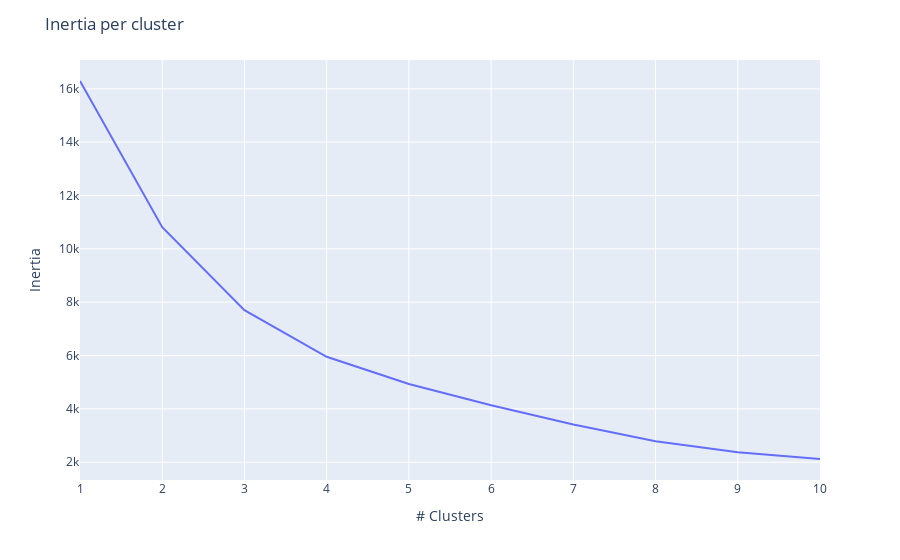

Source (notebook cell):
### Code cell
# Create DataFrame
wcss_frame = pd.DataFrame(wss)
k_frame = pd.Series(k)

# Create figure
fig= px.line(
    wcss_frame,
    x=k_frame,
    y=wcss_frame.iloc[:,-1]
)

# Create title and axis labels
fig.update_layout(
    yaxis_title="Inertia",
    xaxis_title="# Clusters",
    title="Inertia per cluster"
)

# Render
#fig.show(renderer="notebook")
fig.show()

### Figure 1 — Plotly figure (JSON) as saved in the notebook; plotly's stock layout.template omitted (floating-point values rounded to 4 significant figures)
{"data": [{"hovertemplate": "x=%{x}<br>y=%{y}<extra></extra>", "legendgroup": "", "line": {"color": "#636efa", "dash": "solid"}, "marker": {"symbol": "circle"}, "mode": "lines", "name": "", "orientation": "v", "showlegend": false, "type": "scatter", "x": [1, 2, 3, 4, 5, 6, 7, 8, 9, 10], "xaxis": "x", "y": [16292, 10810.0, 7702.0, 5953.0, 4929.0, 4132.0, 3412.0, 2789.0, 2376.0, 2120.0], "yaxis": "y"}], "layout": {"legend": {"tracegroupgap": 0}, "margin": {"t": 60}, "title": {"text": "Inertia per cluster"}, "xaxis": {"anchor": "y", "domain": [0, 1], "title": {"text": "# Clusters"}}, "yaxis": {"anchor": "x", "domain": [0, 1], "title": {"text": "Inertia"}}}}
